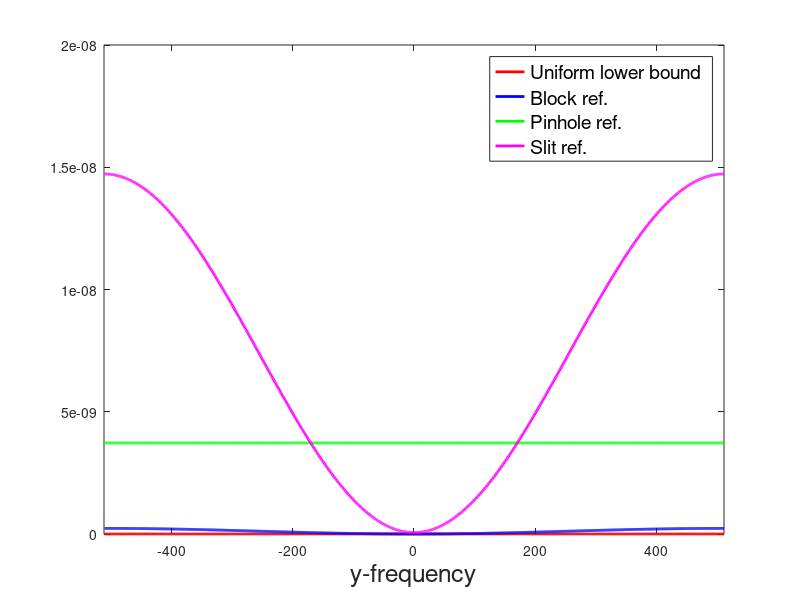

MATLAB code to generate this figure:
clear all
n=64;
m=1024;
bndry=511;
for k2=-bndry:bndry+1
    k1=0;
    lower_bnd(k2+bndry+1)=1/(m^4);
    scaler_b(k2+bndry+1)=( (1/(m^2))+2*((n-1)/(m^2))*(1-cos(2*pi*k1/m)) )*( (1/(m^2))+2*((n-1)/(m^2))*(1-cos(2*pi*k2/m)));
    scaler_p(k2+bndry+1)=((n^2)/(m^4));
    scaler_s(k2+bndry+1)=(n/(m^2))*( (1/(m^2))+2*((n-1)/(m^2))*(1-cos(2*pi*k2/m)));
end
figure;
plot([-bndry:bndry+1],lower_bnd,'red','LineWidth',2)
hold on;
plot([-bndry:bndry+1],scaler_b,'blue','LineWidth',2)
hold on;
plot([-bndry:bndry+1],scaler_p,'green','LineWidth',2)
hold on;
plot([-bndry:bndry+1],scaler_s,'magenta','LineWidth',2)
hold off
legend({'Uniform lower bound','Block ref.', 'Pinhole ref.', 'Slit ref.'},'FontSize',14)
xlabel('y-frequency','FontSize',18)
xlim([-512,512])